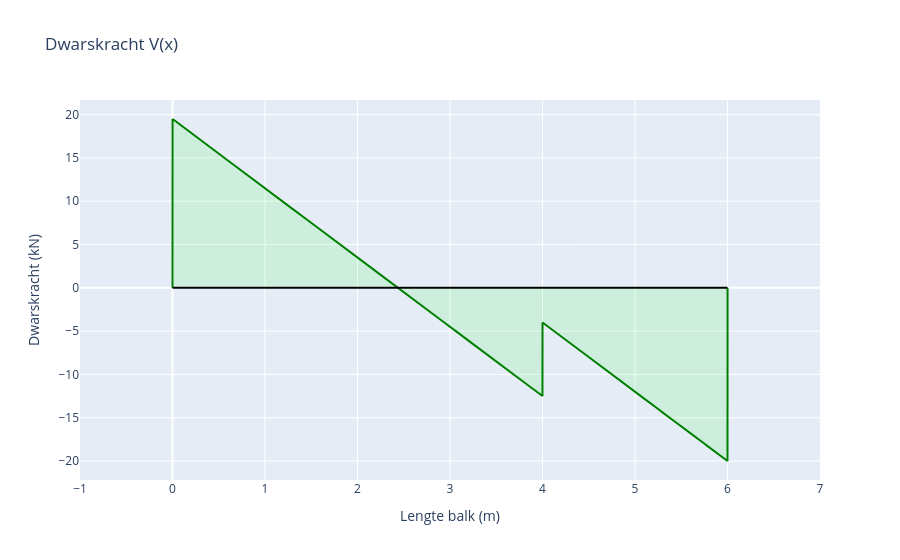

Write notebook code for a chart like this one.
### Markdown cell above
## Dwarskrachtgrafiek

### Code cell
layout = go.Layout(
    title="Dwarskracht V(x)",
    xaxis=dict(dtick=1, title="Lengte balk (m)", range=[-1, lengteBalk+1]),
    yaxis=dict(title="Dwarskracht (kN)"),
    showlegend=False
)

line = go.Scatter(
    x=X,
    y= sum(shearForce),
    mode='lines',
    name='Dwarskracht (kN)',
    fill = 'tonexty',
    line_color='green',
    fillcolor='rgba(0,255,0,0.1)'
)

axis = go.Scatter(
    x= [0,lengteBalk],
    y= [0,0],
    mode='lines',
    line_color='black'
)

fig= go.Figure(data=[line, axis], layout=layout)
fig.show()

### Figure 1 — Plotly figure (JSON) as saved in the notebook; plotly's stock layout.template omitted (floating-point values rounded to 4 significant figures; data arrays with more than 128 entries replaced by an {"elided": "..."} marker saying what was removed)
{"data": [{"fill": "tonexty", "fillcolor": "rgba(0,255,0,0.1)", "line": {"color": "green"}, "mode": "lines", "name": "Dwarskracht (kN)", "type": "scatter", "x": {"elided": "10002 float values"}, "y": {"elided": "10002 float values"}}, {"line": {"color": "black"}, "mode": "lines", "type": "scatter", "x": [0, 6], "y": [0, 0]}], "layout": {"autosize": true, "showlegend": false, "title": {"text": "Dwarskracht V(x)"}, "xaxis": {"dtick": 1, "range": [-1, 7], "title": {"text": "Lengte balk (m)"}, "type": "linear"}, "yaxis": {"autorange": true, "range": [-22.19, 21.69], "title": {"text": "Dwarskracht (kN)"}, "type": "linear"}}}
